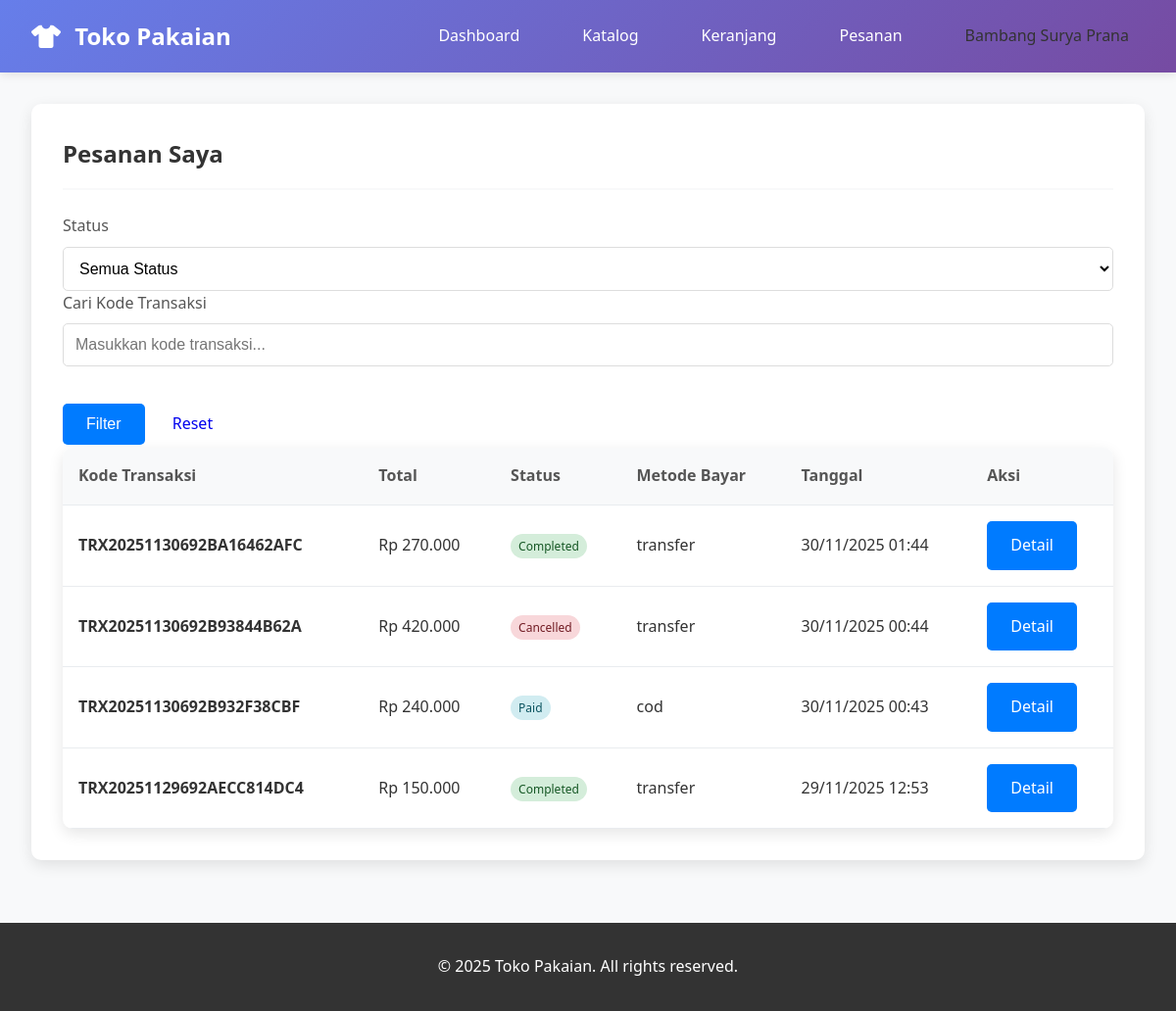
Page /user/orders.php (signed in) on the committed database.
### tables this page shows
CREATE TABLE IF NOT EXISTS `transactions` (
  `id` int NOT NULL AUTO_INCREMENT,
  `user_id` int DEFAULT NULL,
  `transaction_code` varchar(50) NOT NULL,
  `total_amount` decimal(10,2) NOT NULL,
  `status` enum('pending','paid','processing','ready_pickup','shipped','completed','cancelled') DEFAULT 'pending',
  `payment_method` varchar(50) DEFAULT NULL,
  `paid_at` datetime DEFAULT NULL,
  `payment_proof` varchar(255) DEFAULT NULL,
  `shipping_address` text,
  `notes` text,
  `created_at` timestamp NULL DEFAULT CURRENT_TIMESTAMP,
  `updated_at` timestamp NULL DEFAULT CURRENT_TIMESTAMP ON UPDATE CURRENT_TIMESTAMP,
  PRIMARY KEY (`id`),
  UNIQUE KEY `transaction_code` (`transaction_code`),
  KEY `user_id` (`user_id`),
  CONSTRAINT `transactions_ibfk_1` FOREIGN KEY (`user_id`) REFERENCES `users` (`id`) ON DELETE SET NULL
);

### includes/functions.php (called while the page is built, shortened)
<?php
function formatPrice($price) {
    return 'Rp ' . number_format($price, 0, ',', '.');
}
?>

### user/orders.php (the view, shortened to what this page needs)
<?php
require_once '../includes/auth.php';
include '../includes/header.php';
$user_id = $_SESSION['user_id'];
$search = $_GET['search'] ?? '';
$query = "SELECT * FROM transactions WHERE user_id = ?";
$params = [$user_id];
$query .= " ORDER BY created_at DESC";
$stmt = $pdo->prepare($query);
$stmt->execute($params);
$orders = $stmt->fetchAll(PDO::FETCH_ASSOC);
?>
<link rel="stylesheet" href="../assets/css/style.css">
<div class="card">
    <div class="card-header">
        <h2 class="card-title">Pesanan Saya</h2>
    </div>
    <div class="card-body">
        <form method="GET" class="row g-3">
            <div class="col-md-4">
                <label class="form-label">Status</label>
                <select name="status" class="form-select">
                    <option value="">Semua Status</option>
                </select>
            </div>
            <div class="col-md-4">
                <label class="form-label">Cari Kode Transaksi</label>
                <input type="text" name="search" class="form-control" value="<?php echo htmlspecialchars($search); ?>" placeholder="Masukkan kode transaksi...">
            </div>
            <div class="col-md-4">
                <label class="form-label">&nbsp;</label>
                <div>
                    <button type="submit" class="btn btn-primary">Filter</button>
                    <a href="orders.php" class="btn">Reset</a>
                </div>
            </div>
        </form>
    </div>
    <div class="card-body">
        <?php if ($orders): ?>
            <div class="table-responsive">
                <table class="table">
                    <thead>
                        <tr>
                            <th>Kode Transaksi</th>
                            <th>Total</th>
                            <th>Status</th>
                            <th>Metode Bayar</th>
                            <th>Tanggal</th>
                            <th>Aksi</th>
                        </tr>
                    </thead>
                    <tbody>
                        <?php foreach ($orders as $order): ?>
                            <tr>
                                <td>
                                    <strong><?php echo $order['transaction_code']; ?></strong>
                                </td>
                                <td><?php echo formatPrice($order['total_amount']); ?></td>
                                <td>
                                    <span class="badge badge-<?php echo $order['status']; ?>">
                                        <?php echo ucfirst(str_replace('_', ' ', $order['status'])); ?>
                                    </span>
                                </td>
                                <td><?php echo $order['payment_method'] ?: '-'; ?></td>
                                <td><?php echo date('d/m/Y H:i', strtotime($order['created_at'])); ?></td>
                                <td>
                                    <a href="order_detail.php?id=<?php echo $order['id']; ?>" class="btn btn-sm btn-primary">Detail</a>
                                </td>
                            </tr>
                        <?php endforeach; ?>
                    </tbody>
                </table>
            </div>
        <?php endif; ?>
    </div>
</div>
<?php include '../includes/footer.php'; ?>

### assets/css/style.css (style rules this page uses)
* { margin: 0; padding: 0; box-sizing: border-box; }
body { font-family: 'Segoe UI', Tahoma, Geneva, Verdana, sans-serif; line-height: 1.6; color: #333; background-color: #f8f9fa; }
.card { background: white; border-radius: 10px; padding: 2rem; box-shadow: 0 5px 15px rgba(0,0,0,0.1); margin-bottom: 2rem; }
.card-header { display: flex; justify-content: between; align-items: center; margin-bottom: 1.5rem; padding-bottom: 1rem; border-bottom: 2px solid #f8f9fa; }
.card-title { font-size: 1.5rem; font-weight: 600; color: #333; }
.btn { display: inline-block; padding: 0.75rem 1.5rem; border: none; border-radius: 5px; text-decoration: none; text-align: center; cursor: pointer; transition: all 0.3s; font-weight: 500; }
.btn-primary { background: linear-gradient(135deg, #667eea 0%, #764ba2 100%); color: white; }
.btn-sm { padding: 0.5rem 1rem; font-size: 0.875rem; }
.form-label { display: block; margin-bottom: 0.5rem; font-weight: 500; color: #555; }
.form-control { width: 100%; padding: 0.75rem; border: 2px solid #e9ecef; border-radius: 5px; font-size: 1rem; transition: border-color 0.3s; }
.form-select { width: 100%; padding: 0.75rem; border: 2px solid #e9ecef; border-radius: 5px; font-size: 1rem; background-color: white; }
.table { width: 100%; border-collapse: collapse; background: white; border-radius: 10px; overflow: hidden; box-shadow: 0 5px 15px rgba(0,0,0,0.1); }
.table th, .table td { padding: 1rem; text-align: left; border-bottom: 1px solid #e9ecef; }
.table th { background-color: #f8f9fa; font-weight: 600; color: #555; }
.badge { padding: 0.5rem 1rem; border-radius: 20px; font-size: 0.875rem; font-weight: 500; }
.badge-paid { background: #d1ecf1; color: #0c5460; }
.badge-completed { background: #d4edda; color: #155724; }
.badge-cancelled { background: #f8d7da; color: #721c24; }
.badge { padding: 0.25rem 0.5rem; border-radius: 15px; font-size: 0.75rem; font-weight: 500; }
.form-control { width: 100%; padding: 0.75rem; border: 1px solid #ddd; border-radius: 5px; font-size: 1rem; }
.form-select { width: 100%; padding: 0.75rem; border: 1px solid #ddd; border-radius: 5px; font-size: 1rem; background-color: white; }
.btn-primary { background: #007bff; color: white; border: none; padding: 0.75rem 1.5rem; border-radius: 5px; cursor: pointer; font-size: 1rem; }

### rows in the picture
transactions: transaction_code "TRX20251130692BA16462AFC", total_amount "Rp 270.000", status "Completed", payment_method "transfer", created_at "30/11/2025 01:44"
transactions: transaction_code "TRX20251130692B93844B62A", total_amount "Rp 420.000", status "Cancelled", payment_method "transfer", created_at "30/11/2025 00:44"
transactions: transaction_code "TRX20251130692B932F38CBF", total_amount "Rp 240.000", status "Paid", payment_method "cod", created_at "30/11/2025 00:43"
transactions: transaction_code "TRX20251129692AECC814DC4", total_amount "Rp 150.000", status "Completed", payment_method "transfer", created_at "29/11/2025 12:53"

### other values in the picture
$_SESSION['full_name'] "Bambang Surya Prana"
